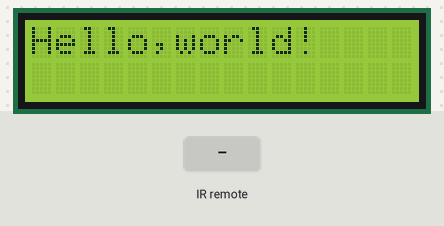
A program run on a simulated MicroPython board. Parts: 16×2 character LCD. The inputs (shaded band) are chosen by the test bench. What the program prints to the serial console is not drawn.

Above: at 1.2 s.
1.3 s: infrared code 0x45 received
At 1.7 s:
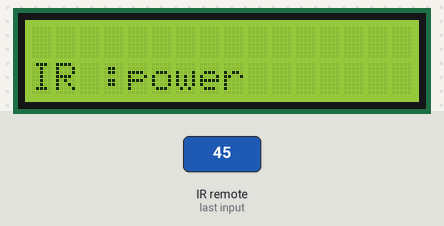
2.8 s: infrared code 0x46 received
At 4.0 s:
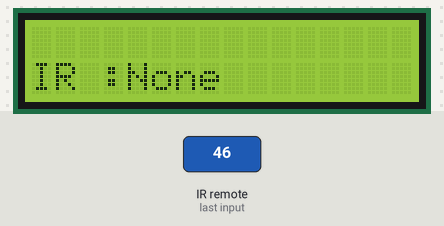
4.3 s: infrared code 0x16 received
At 5.0 s:
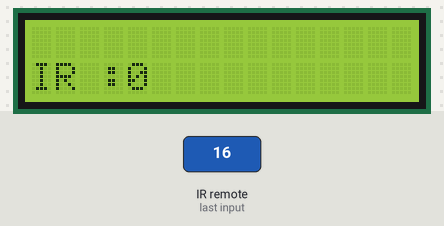
Timing chart, 0 to 7.3 s (numbered marks = the images above; inputs shaded):
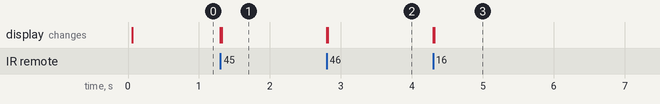

Measured:
- after the input at 1.3 s, the display: first changes at once (image 1 shows a later state)
- after the input at 2.8 s, the display: first changes at once (image 2 shows a later state)
- after the input at 4.3 s, the display: first changes at once (image 3 shows a later state)

The program:

main.py
```python
from irrecvdata import irGetCMD
import time
from machine import SoftI2C, Pin
from I2C_LCD import I2cLcd
from  IRdict import IRDICT

DEFAULT_I2C_ADDR = 0x27
i2c = SoftI2C(scl=Pin(14), sda=Pin(13), freq=400000)
lcd = I2cLcd(i2c, DEFAULT_I2C_ADDR, 2, 16)

recvPin = irGetCMD(15)
try:
    print(IRDICT.keys())
    lcd.move_to(0, 0)
    lcd.putstr("Hello,world!")
    while True:
        irValue = recvPin.ir_read()
        if irValue:
            lcd.clear()
            lcd.move_to(0, 1)
            lcd.putstr("IR :" + str(IRDICT.get(str(irValue).upper())))
            #print(irValue)
            #print(str(irValue).upper())
            pass
except:
    pass
```

IRdict.py
```python
IRDICT = {
    "0XFFA25D"  : "power",
    "0XFFE21D"  : "menu",
    "0XFF22DD"  : "test",
    "0XFF02FD"  : "mas",
    "0XFFC23D"  : "back",
    "0XFFE01F"  : "rev",
    "0XFFA857"  : "play",
    "0XFF906F"  : "fwd",
    "0XFF6897"  : "0",
    "0XFF9867"  : "menos",
    "0XFFB04F"  : "clear",
    "0XFF30CF"  : "1",
    "0XFF18E7"  : "2",
    "0XFF7A85"  : "3",
    "0XFF10EF"  : "4",
    "0XFF38C7"  : "5",
    "0XFF5AA5"  : "6",
    "0XFF42BD"  : "7",
    "0XFF4AB5"  : "8",
    "0XFF52AD"  : "9"
    }
```
